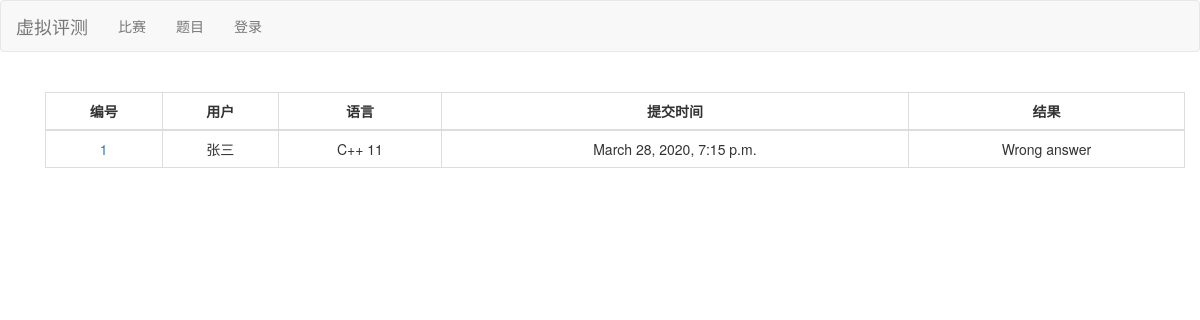
/judge/, run on an earlier commit of the app's database.
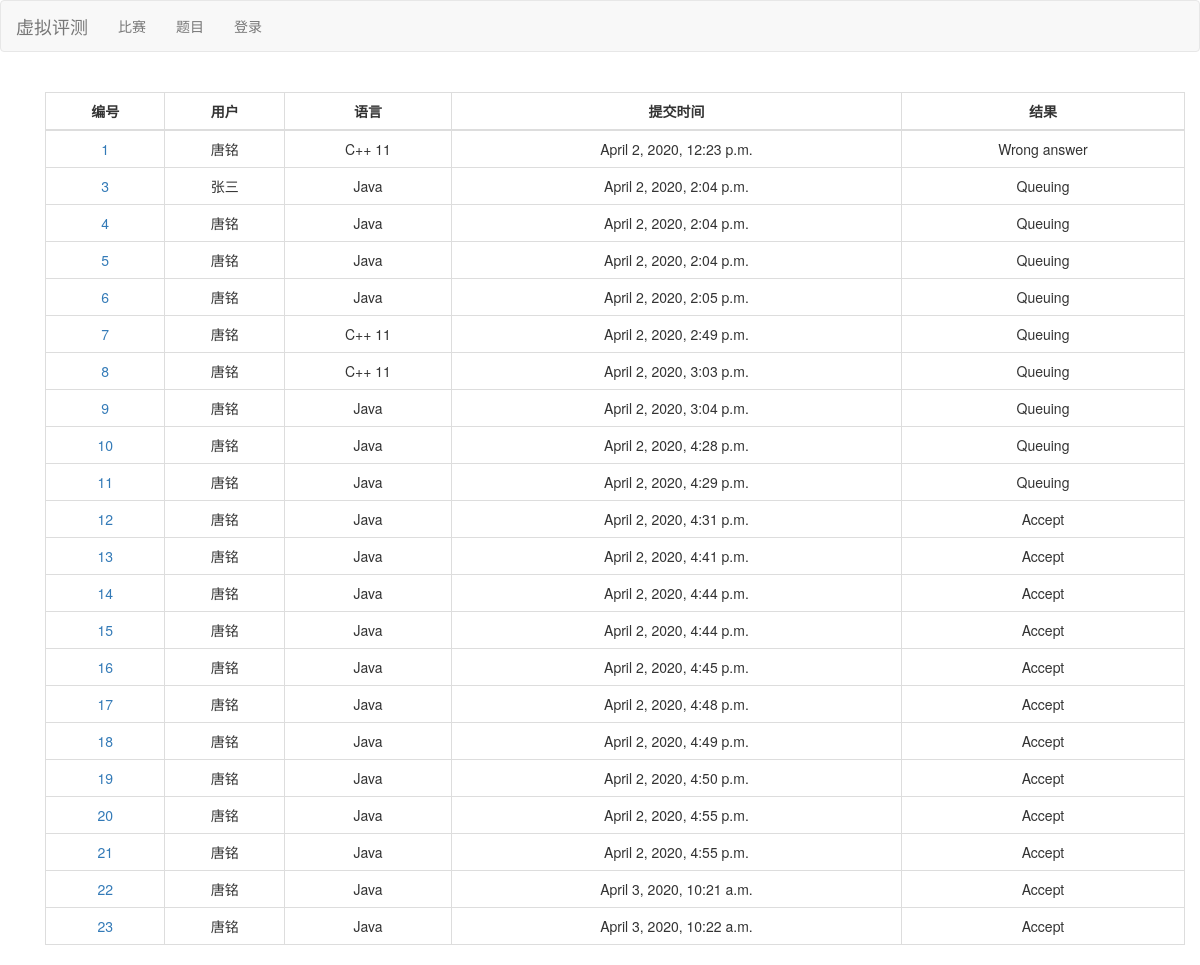
And on a later commit of the database.
### judge/models.py (models this page shows, shortened)
class UserSubmit(models.Model):
    user = models.ForeignKey(User, on_delete=models.CASCADE)
    problem = models.ForeignKey(Problem, on_delete=models.CASCADE)
    contest = models.ForeignKey(Contest, on_delete=models.CASCADE, blank=True, default=None)
    submit_time = models.DateTimeField(auto_now=False, auto_now_add=True)
    submit_id = models.IntegerField(default=-1)
    code = models.TextField()
    language = models.CharField(max_length=10)
    result = models.CharField(max_length=15)

### judge/views.py (the view)
# urls.py: path('', views.JudgeListView.as_view(), name='judge_list'),
class JudgeListView(ListView):
    template_name = 'judge_list.html'
    paginate_by = 30
    context_object_name = 'judge_list'
    def get_queryset(self):
        return UserSubmit.objects.order_by('submit_time')

### templates/judge_list.html (shortened to what this page needs)
{% extends 'base.html' %}
{% block base %}
<div class="container">
    <table class="table table-bordered text-center">
        <thead align="center">
            <tr>
                <th>编号</th>
                <th>用户</th>
                <th>语言</th>
                <th>提交时间</th>
                <th>结果</th>
            </tr>
        </thead>
        <tbody>
            {% for judge in judge_list %}
            <tr>
                <td><a href="{{ judge.id }}">{{ judge.id }}</a></td>
                <td>{{ judge.user.first_name }}{{ judge.user.last_name }}</td>
                <td>{{ judge.language }}</td>
                <td>{{ judge.submit_time }}</td>
                <td>{{ judge.result }}</td>
            </tr>
            {% endfor %}
        </tbody>
    </table>
</div>
{% endblock base %}

What changed in the data, as far as the page shows it:
changed UserSubmit "Wrong answer": user.first_name "张" → "唐"; user.last_name "三" → "铭"; submit_time "March 28, 2020, 7:15 p.m." → "April 2, 2020, 12:23 p.m."
added UserSubmit: id "3", user.first_name "张", user.last_name "三", language "Java", submit_time "April 2, 2020, 2:04 p.m.", result "Queuing"
added UserSubmit: id "4", user.first_name "唐", user.last_name "铭", language "Java", submit_time "April 2, 2020, 2:04 p.m.", result "Queuing"
added UserSubmit: id "5", user.first_name "唐", user.last_name "铭", language "Java", submit_time "April 2, 2020, 2:04 p.m.", result "Queuing"
added UserSubmit: id "6", user.first_name "唐", user.last_name "铭", language "Java", submit_time "April 2, 2020, 2:05 p.m.", result "Queuing"
added UserSubmit: id "7", user.first_name "唐", user.last_name "铭", language "C++ 11", submit_time "April 2, 2020, 2:49 p.m.", result "Queuing"
added UserSubmit: id "8", user.first_name "唐", user.last_name "铭", language "C++ 11", submit_time "April 2, 2020, 3:03 p.m.", result "Queuing"
added UserSubmit: id "9", user.first_name "唐", user.last_name "铭", language "Java", submit_time "April 2, 2020, 3:04 p.m.", result "Queuing"
added UserSubmit: id "10", user.first_name "唐", user.last_name "铭", language "Java", submit_time "April 2, 2020, 4:28 p.m.", result "Queuing"
added UserSubmit: id "11", user.first_name "唐", user.last_name "铭", language "Java", submit_time "April 2, 2020, 4:29 p.m.", result "Queuing"
added UserSubmit: id "12", user.first_name "唐", user.last_name "铭", language "Java", submit_time "April 2, 2020, 4:31 p.m.", result "Accept"
added UserSubmit: id "13", user.first_name "唐", user.last_name "铭", language "Java", submit_time "April 2, 2020, 4:41 p.m.", result "Accept"
added UserSubmit: id "14", user.first_name "唐", user.last_name "铭", language "Java", submit_time "April 2, 2020, 4:44 p.m.", result "Accept"
added UserSubmit: id "15", user.first_name "唐", user.last_name "铭", language "Java", submit_time "April 2, 2020, 4:44 p.m.", result "Accept"
added UserSubmit: id "16", user.first_name "唐", user.last_name "铭", language "Java", submit_time "April 2, 2020, 4:45 p.m.", result "Accept"
added UserSubmit: id "17", user.first_name "唐", user.last_name "铭", language "Java", submit_time "April 2, 2020, 4:48 p.m.", result "Accept"
added UserSubmit: id "18", user.first_name "唐", user.last_name "铭", language "Java", submit_time "April 2, 2020, 4:49 p.m.", result "Accept"
added UserSubmit: id "19", user.first_name "唐", user.last_name "铭", language "Java", submit_time "April 2, 2020, 4:50 p.m.", result "Accept"
added UserSubmit: id "20", user.first_name "唐", user.last_name "铭", language "Java", submit_time "April 2, 2020, 4:55 p.m.", result "Accept"
added UserSubmit: id "21", user.first_name "唐", user.last_name "铭", language "Java", submit_time "April 2, 2020, 4:55 p.m.", result "Accept"
added UserSubmit: id "22", user.first_name "唐", user.last_name "铭", language "Java", submit_time "April 3, 2020, 10:21 a.m.", result "Accept"
added UserSubmit: id "23", user.first_name "唐", user.last_name "铭", language "Java", submit_time "April 3, 2020, 10:22 a.m.", result "Accept"
